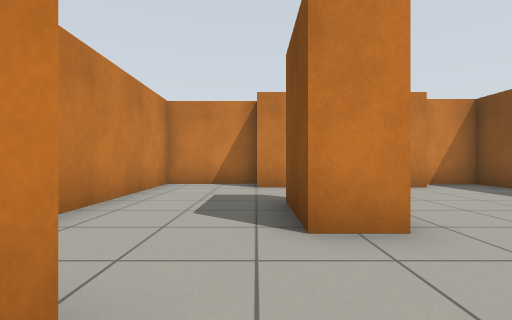
[1] (above)

17 first-person views from a walk through a robot-simulator world made for Gazebo. The camera is 0.72 m above the floor, looks level and sees 85° across. Floor lines are 1 m apart. The floor is counted in squares, 1 m on a side. Each view is taken from the middle of a square. On the plan, view 1 faces up. The plan holds only what a view shows up to about 10 squares ahead; the rest is blank.

[2]
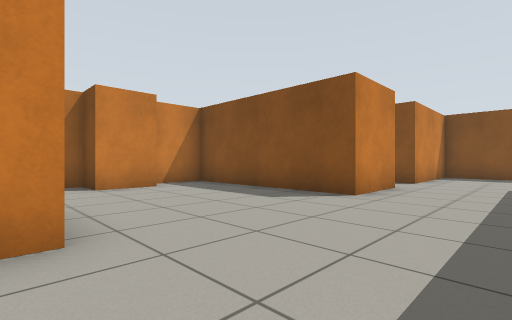

[3]
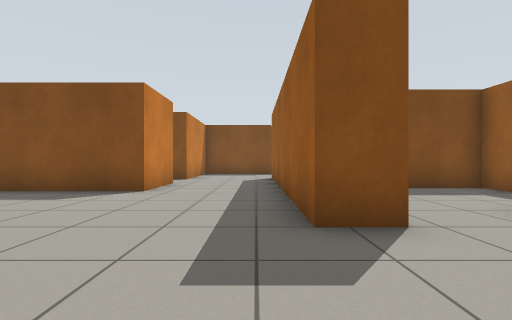

[4]
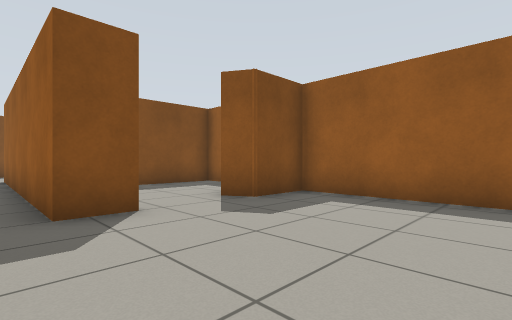

[5]
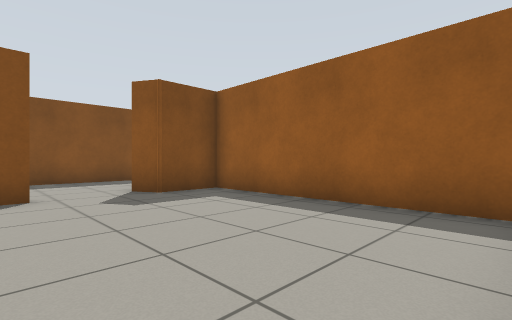

[6]
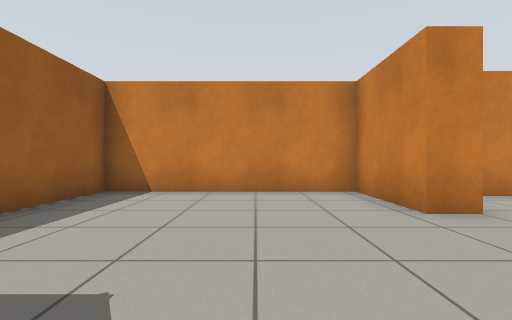

[7]
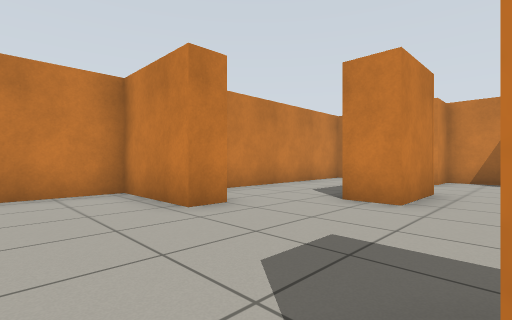

[8]
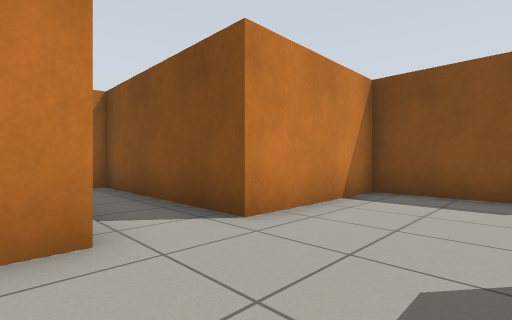

[9]
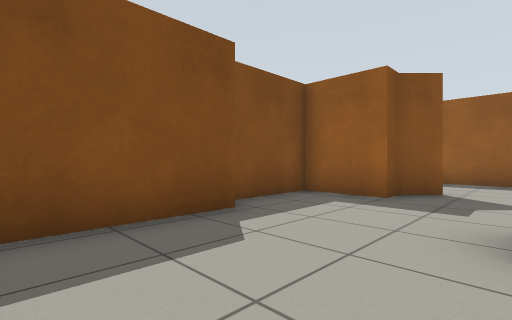

[10]
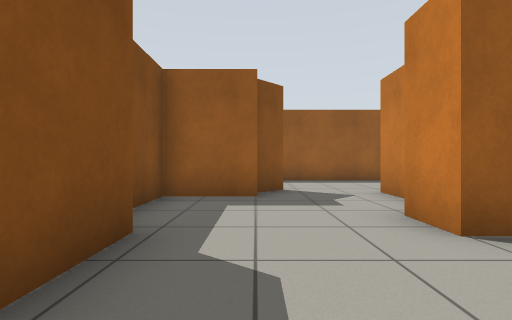

[11]
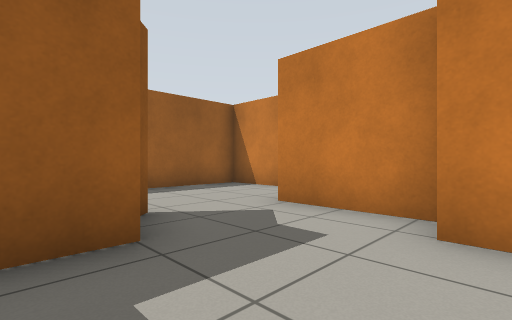

[12]
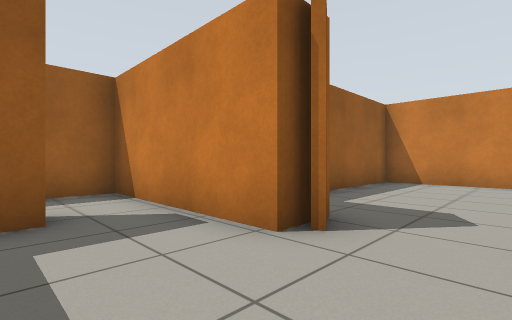

[13]
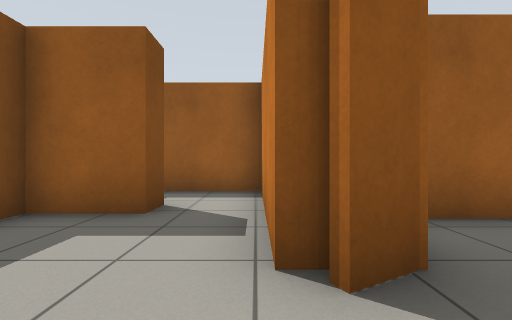

[14]
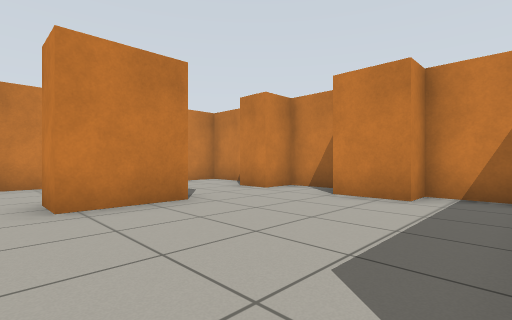

[15]
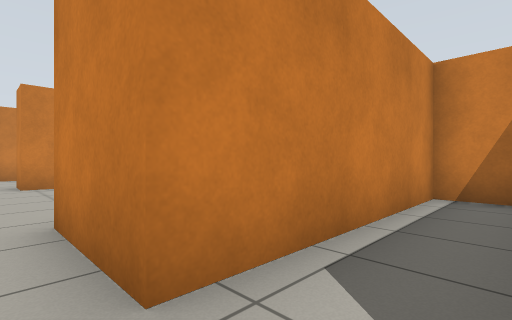

[16]
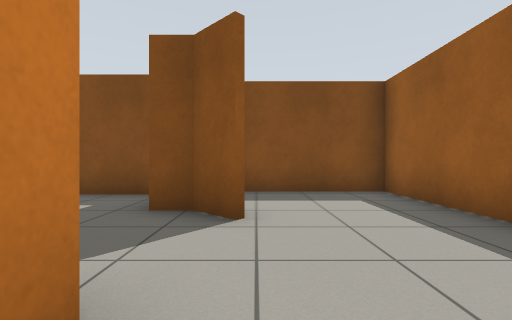

[17]
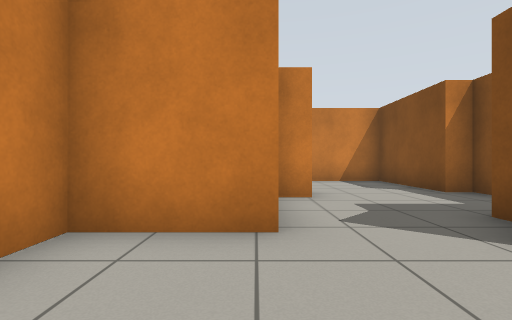

### Floor plan
Ten units are one square. View 1 is at (0, 0); x grows to the right and y downward. Boxes are objects, and circles mark ways between rooms. Rooms are numbered by the first view taken in them; rooms with no view inside come last. Other rooms are left out.
<svg viewBox="-38 -89 196 173">
<path fill="none" stroke="#000" d="M30 16 30 6 111 6 111 16 102 16 102 42M15 -48 15 -26 5 -26 5 -47M-7 -11 -7 -3 -33 -3 -33 54 30 54 30 38 36 35M32 38 39 38M1 -84 -27 -84 -26 -23M123 48 130 41 130 35 148 35 148 8 142 8 142 -26 104 -26 104 -79 87 -79 87 -26 64 -26 64 -82 45 -82 45 -73 30 -73 30 -84 10 -84 10 -73 0 -73M39 38 39 65M55 65 55 57 71 57 71 20M102 42 81 42 81 79 153 79 153 47"/>
<circle cx="35" cy="25" r="3" fill="#2a7"/>
<circle cx="115" cy="40" r="3" fill="#2a7"/>
<text x="40" y="-10">1</text>
<text x="50" y="40">2</text>
<text x="120" y="60">3</text>
</svg>
Room 1 opens to room 2. Room 1 opens to room 3.

Where each view was taken, in squares from view 1:
view 1: 0 up, 0 right, facing up
view 2: 0 up, 1 right, facing up-right
view 3: 0 up, 0 right, facing right
view 4: 0 up, 1 left, facing down-right
view 5: 1 down, 3 left, facing down-right
view 6: 2 down, 3 right, facing left
view 7: 2 down, 3 right, facing up-left
view 8: 0 up, 8 right, facing up-right
view 9: 2 up, 11 right, facing down-right
view 10: 2 up, 13 right, facing down
view 11: 1 down, 14 right, facing down-left
view 12: 2 down, 6 right, facing down-left
view 13: 2 down, 4 right, facing down
view 14: 2 up, 6 right, facing up-left
view 15: 2 up, 10 right, facing up-left
view 16: 5 down, 9 right, facing right
view 17: 7 down, 10 right, facing up
